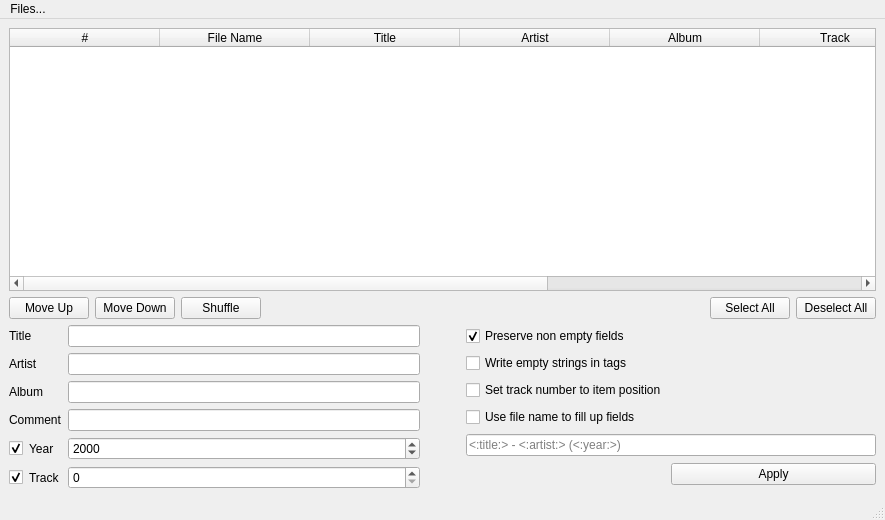
<?xml version="1.0" encoding="UTF-8"?>
<ui version="4.0">
 <class>MainWindow</class>
 <widget class="QMainWindow" name="MainWindow">
  <property name="geometry">
   <rect>
    <x>0</x>
    <y>0</y>
    <width>885</width>
    <height>520</height>
   </rect>
  </property>
  <property name="contextMenuPolicy">
   <enum>Qt::DefaultContextMenu</enum>
  </property>
  <property name="windowTitle">
   <string>Mp3dit</string>
  </property>
  <property name="documentMode">
   <bool>false</bool>
  </property>
  <widget class="QWidget" name="centralwidget">
   <layout class="QVBoxLayout" name="verticalLayout_3">
    <item>
     <layout class="QVBoxLayout" name="verticalLayout_2">
      <item>
       <widget class="QTableWidget" name="tableItems">
        <property name="sizeAdjustPolicy">
         <enum>QAbstractScrollArea::AdjustToContents</enum>
        </property>
        <property name="editTriggers">
         <set>QAbstractItemView::NoEditTriggers</set>
        </property>
        <property name="tabKeyNavigation">
         <bool>false</bool>
        </property>
        <property name="showDropIndicator" stdset="0">
         <bool>false</bool>
        </property>
        <property name="dragEnabled">
         <bool>false</bool>
        </property>
        <property name="dragDropOverwriteMode">
         <bool>false</bool>
        </property>
        <property name="dragDropMode">
         <enum>QAbstractItemView::NoDragDrop</enum>
        </property>
        <property name="defaultDropAction">
         <enum>Qt::IgnoreAction</enum>
        </property>
        <property name="alternatingRowColors">
         <bool>true</bool>
        </property>
        <property name="selectionMode">
         <enum>QAbstractItemView::ContiguousSelection</enum>
        </property>
        <property name="selectionBehavior">
         <enum>QAbstractItemView::SelectRows</enum>
        </property>
        <property name="textElideMode">
         <enum>Qt::ElideNone</enum>
        </property>
        <property name="showGrid">
         <bool>false</bool>
        </property>
        <property name="gridStyle">
         <enum>Qt::SolidLine</enum>
        </property>
        <property name="sortingEnabled">
         <bool>true</bool>
        </property>
        <property name="wordWrap">
         <bool>true</bool>
        </property>
        <property name="cornerButtonEnabled">
         <bool>true</bool>
        </property>
        <property name="rowCount">
         <number>0</number>
        </property>
        <attribute name="horizontalHeaderCascadingSectionResizes">
         <bool>true</bool>
        </attribute>
        <attribute name="horizontalHeaderDefaultSectionSize">
         <number>150</number>
        </attribute>
        <attribute name="horizontalHeaderHighlightSections">
         <bool>false</bool>
        </attribute>
        <attribute name="horizontalHeaderMinimumSectionSize">
         <number>100</number>
        </attribute>
        <attribute name="horizontalHeaderShowSortIndicator" stdset="0">
         <bool>true</bool>
        </attribute>
        <attribute name="horizontalHeaderStretchLastSection">
         <bool>true</bool>
        </attribute>
        <attribute name="verticalHeaderVisible">
         <bool>false</bool>
        </attribute>
        <attribute name="verticalHeaderHighlightSections">
         <bool>false</bool>
        </attribute>
        <column>
         <property name="text">
          <string>#</string>
         </property>
        </column>
        <column>
         <property name="text">
          <string>File Name</string>
         </property>
        </column>
        <column>
         <property name="text">
          <string>Title</string>
         </property>
        </column>
        <column>
         <property name="text">
          <string>Artist</string>
         </property>
        </column>
        <column>
         <property name="text">
          <string>Album</string>
         </property>
        </column>
        <column>
         <property name="text">
          <string>Track</string>
         </property>
        </column>
        <column>
         <property name="text">
          <string>Year</string>
         </property>
        </column>
        <column>
         <property name="text">
          <string>Comment</string>
         </property>
        </column>
       </widget>
      </item>
      <item>
       <layout class="QHBoxLayout" name="horizontalLayout_4">
        <item>
         <layout class="QHBoxLayout" name="horizontalLayout">
          <item>
           <widget class="QPushButton" name="btnMovUp">
            <property name="text">
             <string>Move Up</string>
            </property>
           </widget>
          </item>
          <item>
           <widget class="QPushButton" name="btnMovDwn">
            <property name="text">
             <string>Move Down</string>
            </property>
            <property name="checkable">
             <bool>false</bool>
            </property>
           </widget>
          </item>
          <item>
           <widget class="QPushButton" name="btnShuffle">
            <property name="text">
             <string>Shuffle</string>
            </property>
           </widget>
          </item>
         </layout>
        </item>
        <item>
         <spacer name="horizontalSpacer_3">
          <property name="orientation">
           <enum>Qt::Horizontal</enum>
          </property>
          <property name="sizeType">
           <enum>QSizePolicy::Expanding</enum>
          </property>
          <property name="sizeHint" stdset="0">
           <size>
            <width>40</width>
            <height>20</height>
           </size>
          </property>
         </spacer>
        </item>
        <item>
         <layout class="QHBoxLayout" name="horizontalLayout_2">
          <item>
           <widget class="QPushButton" name="btnSelectAll">
            <property name="text">
             <string>Select All</string>
            </property>
           </widget>
          </item>
          <item>
           <widget class="QPushButton" name="btnDeselect">
            <property name="text">
             <string>Deselect All</string>
            </property>
           </widget>
          </item>
         </layout>
        </item>
       </layout>
      </item>
     </layout>
    </item>
    <item>
     <layout class="QHBoxLayout" name="horizontalLayout_7">
      <item>
       <layout class="QFormLayout" name="formLayout">
        <item row="0" column="0">
         <widget class="QLabel" name="label">
          <property name="text">
           <string>Title</string>
          </property>
         </widget>
        </item>
        <item row="0" column="1">
         <widget class="QLineEdit" name="lineTitle">
          <property name="maxLength">
           <number>30</number>
          </property>
          <property name="clearButtonEnabled">
           <bool>false</bool>
          </property>
         </widget>
        </item>
        <item row="1" column="0">
         <widget class="QLabel" name="label_2">
          <property name="text">
           <string>Artist</string>
          </property>
         </widget>
        </item>
        <item row="1" column="1">
         <widget class="QLineEdit" name="lineArtist">
          <property name="maxLength">
           <number>30</number>
          </property>
          <property name="clearButtonEnabled">
           <bool>false</bool>
          </property>
         </widget>
        </item>
        <item row="2" column="0">
         <widget class="QLabel" name="label_3">
          <property name="text">
           <string>Album</string>
          </property>
         </widget>
        </item>
        <item row="2" column="1">
         <widget class="QLineEdit" name="lineAlbum">
          <property name="maxLength">
           <number>30</number>
          </property>
          <property name="clearButtonEnabled">
           <bool>false</bool>
          </property>
         </widget>
        </item>
        <item row="3" column="0">
         <widget class="QLabel" name="label_4">
          <property name="text">
           <string>Comment</string>
          </property>
         </widget>
        </item>
        <item row="3" column="1">
         <widget class="QLineEdit" name="lineComment">
          <property name="maxLength">
           <number>28</number>
          </property>
          <property name="frame">
           <bool>true</bool>
          </property>
          <property name="clearButtonEnabled">
           <bool>false</bool>
          </property>
         </widget>
        </item>
        <item row="4" column="0">
         <layout class="QHBoxLayout" name="horizontalLayout_6">
          <item>
           <widget class="QCheckBox" name="checkSetDate">
            <property name="text">
             <string/>
            </property>
            <property name="checked">
             <bool>true</bool>
            </property>
           </widget>
          </item>
          <item>
           <widget class="QLabel" name="label_5">
            <property name="text">
             <string>Year</string>
            </property>
           </widget>
          </item>
         </layout>
        </item>
        <item row="4" column="1">
         <widget class="QDateEdit" name="dateYear">
          <property name="displayFormat">
           <string>yyyy</string>
          </property>
         </widget>
        </item>
        <item row="5" column="0">
         <layout class="QHBoxLayout" name="horizontalLayout_5">
          <item>
           <widget class="QCheckBox" name="checkSetTrack">
            <property name="text">
             <string/>
            </property>
            <property name="checked">
             <bool>true</bool>
            </property>
           </widget>
          </item>
          <item>
           <widget class="QLabel" name="label_6">
            <property name="text">
             <string>Track</string>
            </property>
           </widget>
          </item>
         </layout>
        </item>
        <item row="5" column="1">
         <widget class="QSpinBox" name="spinTrack"/>
        </item>
       </layout>
      </item>
      <item>
       <spacer name="horizontalSpacer_2">
        <property name="orientation">
         <enum>Qt::Horizontal</enum>
        </property>
        <property name="sizeType">
         <enum>QSizePolicy::Preferred</enum>
        </property>
        <property name="sizeHint" stdset="0">
         <size>
          <width>40</width>
          <height>20</height>
         </size>
        </property>
       </spacer>
      </item>
      <item>
       <layout class="QVBoxLayout" name="verticalLayout">
        <item>
         <widget class="QCheckBox" name="checkPreserve">
          <property name="text">
           <string>Preserve non empty fields</string>
          </property>
          <property name="checked">
           <bool>true</bool>
          </property>
         </widget>
        </item>
        <item>
         <widget class="QCheckBox" name="checkWriteEmpty">
          <property name="text">
           <string>Write empty strings in tags</string>
          </property>
         </widget>
        </item>
        <item>
         <widget class="QCheckBox" name="checkNumtoTrack">
          <property name="text">
           <string>Set track number to item position</string>
          </property>
          <property name="checked">
           <bool>false</bool>
          </property>
         </widget>
        </item>
        <item>
         <widget class="QCheckBox" name="checkUseFilename">
          <property name="text">
           <string>Use file name to fill up fields</string>
          </property>
         </widget>
        </item>
        <item>
         <widget class="QLineEdit" name="lineFilenameRegex">
          <property name="text">
           <string/>
          </property>
          <property name="placeholderText">
           <string notr="true">&lt;:title:&gt; - &lt;:artist:&gt; (&lt;:year:&gt;)</string>
          </property>
         </widget>
        </item>
        <item>
         <layout class="QHBoxLayout" name="horizontalLayout_3">
          <item>
           <spacer name="horizontalSpacer">
            <property name="orientation">
             <enum>Qt::Horizontal</enum>
            </property>
            <property name="sizeType">
             <enum>QSizePolicy::Expanding</enum>
            </property>
            <property name="sizeHint" stdset="0">
             <size>
              <width>60</width>
              <height>20</height>
             </size>
            </property>
           </spacer>
          </item>
          <item>
           <widget class="QPushButton" name="btnApply">
            <property name="sizePolicy">
             <sizepolicy hsizetype="MinimumExpanding" vsizetype="Fixed">
              <horstretch>0</horstretch>
              <verstretch>0</verstretch>
             </sizepolicy>
            </property>
            <property name="minimumSize">
             <size>
              <width>0</width>
              <height>0</height>
             </size>
            </property>
            <property name="baseSize">
             <size>
              <width>0</width>
              <height>0</height>
             </size>
            </property>
            <property name="text">
             <string>Apply</string>
            </property>
           </widget>
          </item>
         </layout>
        </item>
       </layout>
      </item>
     </layout>
    </item>
   </layout>
  </widget>
  <widget class="QMenuBar" name="menubar">
   <property name="geometry">
    <rect>
     <x>0</x>
     <y>0</y>
     <width>885</width>
     <height>22</height>
    </rect>
   </property>
   <widget class="QMenu" name="menuFiles">
    <property name="title">
     <string>Files...</string>
    </property>
    <addaction name="actionFiles"/>
    <addaction name="actionFolder"/>
   </widget>
   <addaction name="menuFiles"/>
  </widget>
  <widget class="QStatusBar" name="statusbar"/>
  <action name="actionFiles">
   <property name="text">
    <string>Open files...</string>
   </property>
  </action>
  <action name="actionFolder">
   <property name="text">
    <string>Open folder...</string>
   </property>
  </action>
 </widget>
 <resources/>
 <connections/>
</ui>
